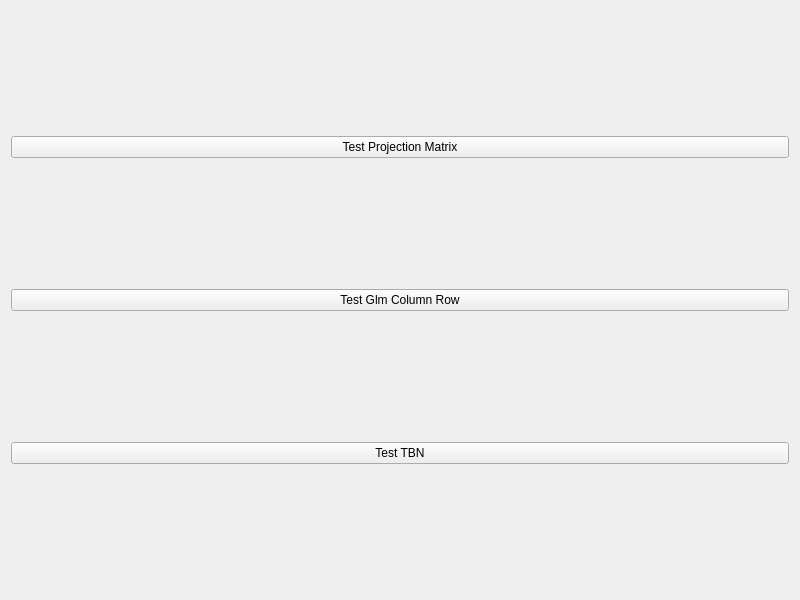
<?xml version="1.0" encoding="UTF-8"?>
<ui version="4.0">
 <class>TestMiscForm</class>
 <widget class="QWidget" name="TestMiscForm">
  <property name="geometry">
   <rect>
    <x>0</x>
    <y>0</y>
    <width>800</width>
    <height>600</height>
   </rect>
  </property>
  <property name="windowTitle">
   <string>Form</string>
  </property>
  <layout class="QVBoxLayout" name="verticalLayout">
   <item>
    <widget class="QPushButton" name="pushButtonTestProjMat">
     <property name="text">
      <string>Test Projection Matrix</string>
     </property>
    </widget>
   </item>
   <item>
    <widget class="QPushButton" name="pushButtonTesGlmColumRow">
     <property name="text">
      <string>Test Glm Column Row</string>
     </property>
    </widget>
   </item>
   <item>
    <widget class="QPushButton" name="pushButtonTestTBN">
     <property name="text">
      <string>Test TBN</string>
     </property>
    </widget>
   </item>
  </layout>
 </widget>
 <resources/>
 <connections/>
</ui>
